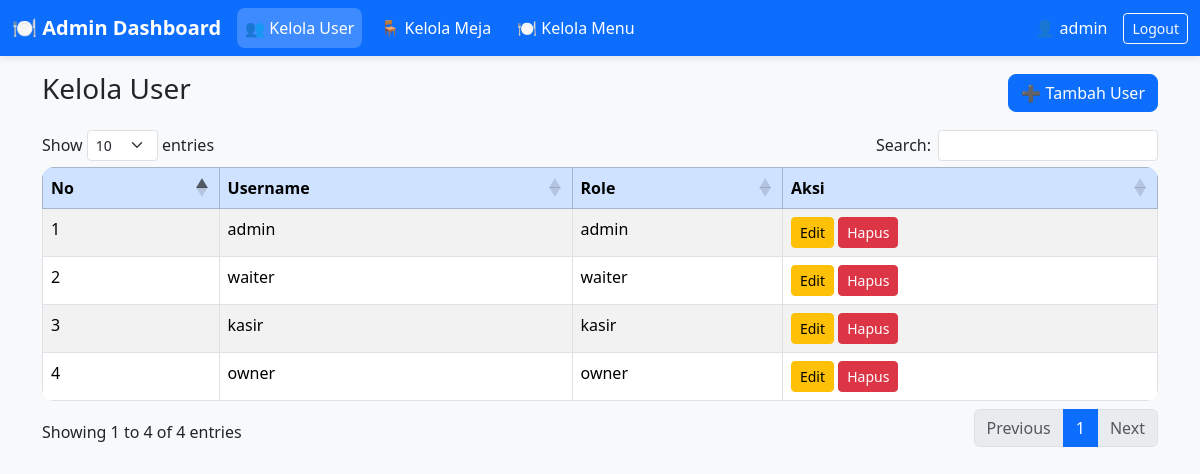
The page /admin/user.php (signed in) on the database as committed earlier.
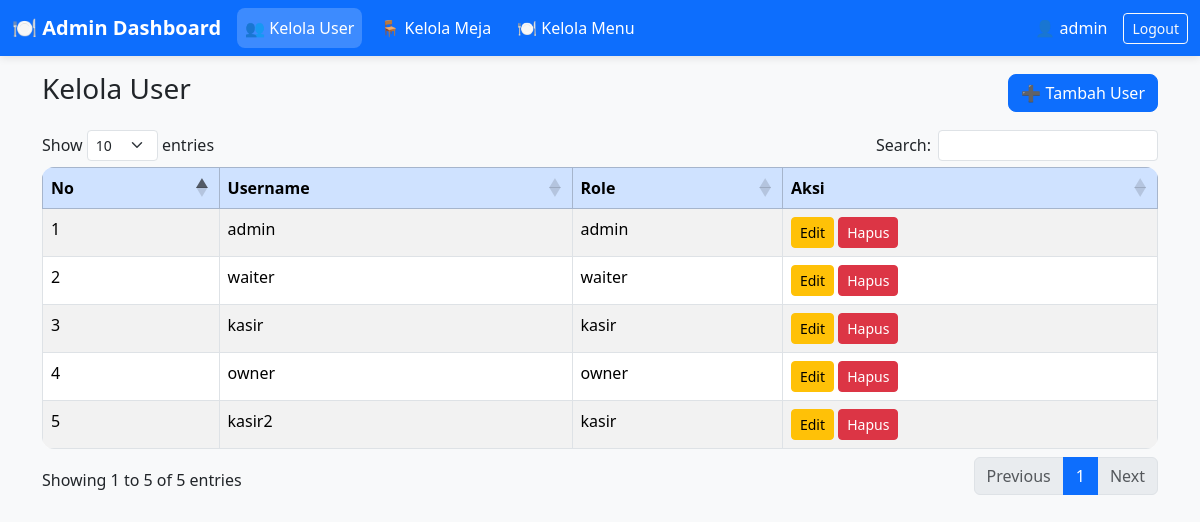
The same page on the database as committed later.
### tables this page shows
CREATE TABLE `users` (
  `id` int(11) NOT NULL,
  `username` varchar(50) DEFAULT NULL,
  `password` varchar(255) DEFAULT NULL,
  `role` enum('admin','waiter','kasir','owner') DEFAULT NULL
);

### admin/user.php (the view, shortened to what this page needs)
<?php
include '../config/koneksi.php';
?>
<!DOCTYPE html>
<html lang="id">
<head>
    <link href="https://cdn.jsdelivr.net/npm/bootstrap@5.3.2/dist/css/bootstrap.min.css" rel="stylesheet">
    <link href="https://cdn.datatables.net/1.13.4/css/dataTables.bootstrap5.min.css" rel="stylesheet">
</head>
<body class="bg-light">
<nav class="navbar navbar-expand-lg navbar-dark bg-primary fixed-top">
    <div class="container-fluid">
        <a class="navbar-brand fw-bold" href="#">🍽️ Admin Dashboard</a>
        <div class="collapse navbar-collapse" id="navbarAdmin">
            <ul class="navbar-nav me-auto mb-2 mb-lg-0">
                <li class="nav-item">
                    <a class="nav-link active" href="user.php">👥 Kelola User</a>
                </li>
                <li class="nav-item">
                    <a class="nav-link" href="meja.php">🪑 Kelola Meja</a>
                </li>
                <li class="nav-item">
                    <a class="nav-link " href="menu.php">🍽️ Kelola Menu</a>
                </li>
            </ul>
            <span class="text-white me-3">👤 <?= $_SESSION['username']; ?></span>
            <a href="../logout.php" class="btn btn-outline-light btn-sm">Logout</a>
        </div>
    </div>
</nav>
<br>
<br>
<div class="container mt-4">
    <div class="d-flex justify-content-between align-items-center mb-3">
        <h3>Kelola User</h3>
        <button class="btn btn-primary" data-bs-toggle="modal" data-bs-target="#tambahModal">➕ Tambah User</button>
    </div>
    <table id="userTable" class="table table-bordered table-striped">
        <thead class="table-primary">
            <tr>
                <th>No</th>
                <th>Username</th>
                <th>Role</th>
                <th>Aksi</th>
            </tr>
        </thead>
        <tbody>
            <?php
            $no = 1;
            $user = mysqli_query($koneksi, "SELECT * FROM users");
            while ($row = mysqli_fetch_assoc($user)) {
                echo "<tr>
                        <td>{$no}</td>
                        <td>{$row['username']}</td>
                        <td>{$row['role']}</td>
                        <td>
                            <button class='btn btn-warning btn-sm' data-bs-toggle='modal' data-bs-target='#editModal{$row['id']}'>Edit</button>
                            <a href='?hapus={$row['id']}' onclick=\"return confirm('Yakin hapus?')\" class='btn btn-danger btn-sm'>Hapus</a>
                        </td>
                      </tr>";
                $no++;
            }
            ?>
        </tbody>
    </table>
</div>
</body>
</html>

### admin/user.php (style rules this page uses)
body { background-color: #f2f6fc; }
.navbar { box-shadow: 0 2px 8px rgba(0,0,0,0.1); }
.nav-link { color: white !important; font-weight: 500; margin-right: 10px; padding: 8px 16px; border-radius: 8px; transition: 0.3s; }
.nav-link:hover, .nav-link.active { background-color: rgba(255,255,255,0.2); }
.table { background: white; border-radius: 12px; overflow: hidden; }
.btn-primary { border-radius: 8px; }

Rows that differ between the two databases and show on the page:
added users: username "kasir2", role "kasir"
Other text that changed with them:
text written by a page script: "Show entries Search: Showing 1 to 4 of 4 entries Previous 1 Next" → "Show entries Search: Showing 1 to 5 of 5 entries Previous 1 Next"
